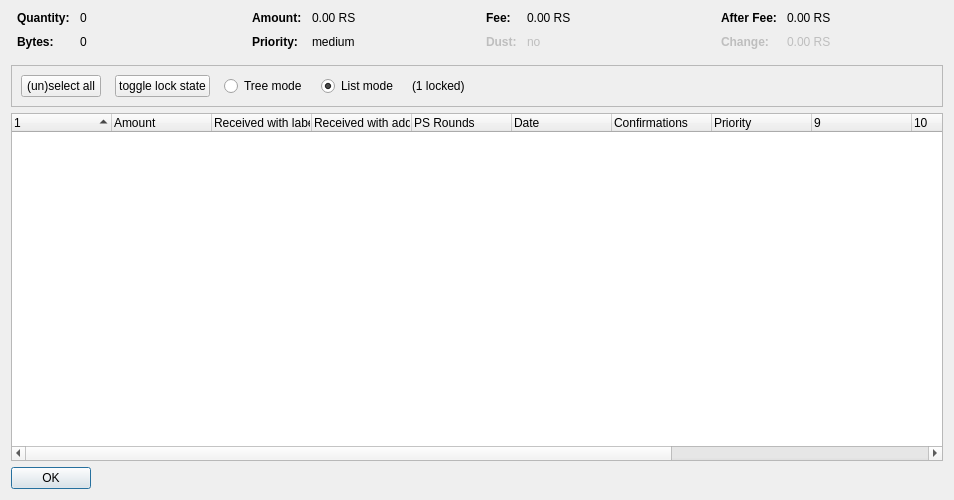
<?xml version="1.0" encoding="UTF-8"?>
<ui version="4.0">
 <class>CoinControlDialog</class>
 <widget class="QDialog" name="CoinControlDialog">
  <property name="geometry">
   <rect>
    <x>0</x>
    <y>0</y>
    <width>954</width>
    <height>500</height>
   </rect>
  </property>
  <property name="windowTitle">
   <string>Coin Selection</string>
  </property>
  <layout class="QVBoxLayout" name="verticalLayout">
   <item>
    <layout class="QHBoxLayout" name="horizontalLayoutTop" stretch="0,0,0,0">
     <property name="topMargin">
      <number>0</number>
     </property>
     <property name="bottomMargin">
      <number>10</number>
     </property>
     <item>
      <layout class="QFormLayout" name="formLayoutCoinControl1">
       <property name="horizontalSpacing">
        <number>10</number>
       </property>
       <property name="verticalSpacing">
        <number>10</number>
       </property>
       <property name="leftMargin">
        <number>6</number>
       </property>
       <property name="rightMargin">
        <number>6</number>
       </property>
       <item row="0" column="0">
        <widget class="QLabel" name="labelCoinControlQuantityText">
         <property name="font">
          <font>
           <weight>75</weight>
           <bold>true</bold>
          </font>
         </property>
         <property name="text">
          <string>Quantity:</string>
         </property>
        </widget>
       </item>
       <item row="0" column="1">
        <widget class="QLabel" name="labelCoinControlQuantity">
         <property name="cursor">
          <cursorShape>IBeamCursor</cursorShape>
         </property>
         <property name="contextMenuPolicy">
          <enum>Qt::ActionsContextMenu</enum>
         </property>
         <property name="text">
          <string notr="true">0</string>
         </property>
         <property name="textInteractionFlags">
          <set>Qt::LinksAccessibleByMouse|Qt::TextSelectableByKeyboard|Qt::TextSelectableByMouse</set>
         </property>
        </widget>
       </item>
       <item row="1" column="0">
        <widget class="QLabel" name="labelCoinControlBytesText">
         <property name="font">
          <font>
           <weight>75</weight>
           <bold>true</bold>
          </font>
         </property>
         <property name="text">
          <string>Bytes:</string>
         </property>
        </widget>
       </item>
       <item row="1" column="1">
        <widget class="QLabel" name="labelCoinControlBytes">
         <property name="cursor">
          <cursorShape>IBeamCursor</cursorShape>
         </property>
         <property name="contextMenuPolicy">
          <enum>Qt::ActionsContextMenu</enum>
         </property>
         <property name="text">
          <string notr="true">0</string>
         </property>
         <property name="textInteractionFlags">
          <set>Qt::LinksAccessibleByMouse|Qt::TextSelectableByKeyboard|Qt::TextSelectableByMouse</set>
         </property>
        </widget>
       </item>
      </layout>
     </item>
     <item>
      <layout class="QFormLayout" name="formLayoutCoinControl2">
       <property name="horizontalSpacing">
        <number>10</number>
       </property>
       <property name="verticalSpacing">
        <number>10</number>
       </property>
       <property name="leftMargin">
        <number>6</number>
       </property>
       <property name="rightMargin">
        <number>6</number>
       </property>
       <item row="0" column="0">
        <widget class="QLabel" name="labelCoinControlAmountText">
         <property name="font">
          <font>
           <weight>75</weight>
           <bold>true</bold>
          </font>
         </property>
         <property name="text">
          <string>Amount:</string>
         </property>
        </widget>
       </item>
       <item row="0" column="1">
        <widget class="QLabel" name="labelCoinControlAmount">
         <property name="cursor">
          <cursorShape>IBeamCursor</cursorShape>
         </property>
         <property name="contextMenuPolicy">
          <enum>Qt::ActionsContextMenu</enum>
         </property>
         <property name="text">
          <string notr="true">0.00 RS</string>
         </property>
         <property name="textInteractionFlags">
          <set>Qt::LinksAccessibleByMouse|Qt::TextSelectableByKeyboard|Qt::TextSelectableByMouse</set>
         </property>
        </widget>
       </item>
       <item row="1" column="0">
        <widget class="QLabel" name="labelCoinControlPriorityText">
         <property name="font">
          <font>
           <weight>75</weight>
           <bold>true</bold>
          </font>
         </property>
         <property name="text">
          <string>Priority:</string>
         </property>
        </widget>
       </item>
       <item row="1" column="1">
        <widget class="QLabel" name="labelCoinControlPriority">
         <property name="cursor">
          <cursorShape>IBeamCursor</cursorShape>
         </property>
         <property name="contextMenuPolicy">
          <enum>Qt::ActionsContextMenu</enum>
         </property>
         <property name="text">
          <string>medium</string>
         </property>
         <property name="textInteractionFlags">
          <set>Qt::LinksAccessibleByMouse|Qt::TextSelectableByKeyboard|Qt::TextSelectableByMouse</set>
         </property>
        </widget>
       </item>
      </layout>
     </item>
     <item>
      <layout class="QFormLayout" name="formLayoutCoinControl3">
       <property name="horizontalSpacing">
        <number>10</number>
       </property>
       <property name="verticalSpacing">
        <number>10</number>
       </property>
       <property name="leftMargin">
        <number>6</number>
       </property>
       <property name="rightMargin">
        <number>6</number>
       </property>
       <item row="0" column="0">
        <widget class="QLabel" name="labelCoinControlFeeText">
         <property name="font">
          <font>
           <weight>75</weight>
           <bold>true</bold>
          </font>
         </property>
         <property name="text">
          <string>Fee:</string>
         </property>
        </widget>
       </item>
       <item row="0" column="1">
        <widget class="QLabel" name="labelCoinControlFee">
         <property name="cursor">
          <cursorShape>IBeamCursor</cursorShape>
         </property>
         <property name="contextMenuPolicy">
          <enum>Qt::ActionsContextMenu</enum>
         </property>
         <property name="text">
          <string notr="true">0.00 RS</string>
         </property>
         <property name="textInteractionFlags">
          <set>Qt::LinksAccessibleByMouse|Qt::TextSelectableByKeyboard|Qt::TextSelectableByMouse</set>
         </property>
        </widget>
       </item>
       <item row="1" column="0">
        <widget class="QLabel" name="labelCoinControlLowOutputText">
         <property name="enabled">
          <bool>false</bool>
         </property>
         <property name="font">
          <font>
           <weight>75</weight>
           <bold>true</bold>
          </font>
         </property>
         <property name="text">
          <string>Dust:</string>
         </property>
        </widget>
       </item>
       <item row="1" column="1">
        <widget class="QLabel" name="labelCoinControlLowOutput">
         <property name="enabled">
          <bool>false</bool>
         </property>
         <property name="cursor">
          <cursorShape>IBeamCursor</cursorShape>
         </property>
         <property name="contextMenuPolicy">
          <enum>Qt::ActionsContextMenu</enum>
         </property>
         <property name="text">
          <string>no</string>
         </property>
         <property name="textInteractionFlags">
          <set>Qt::LinksAccessibleByMouse|Qt::TextSelectableByKeyboard|Qt::TextSelectableByMouse</set>
         </property>
        </widget>
       </item>
      </layout>
     </item>
     <item>
      <layout class="QFormLayout" name="formLayoutCoinControl4">
       <property name="horizontalSpacing">
        <number>10</number>
       </property>
       <property name="verticalSpacing">
        <number>10</number>
       </property>
       <property name="leftMargin">
        <number>6</number>
       </property>
       <property name="rightMargin">
        <number>6</number>
       </property>
       <item row="0" column="0">
        <widget class="QLabel" name="labelCoinControlAfterFeeText">
         <property name="font">
          <font>
           <weight>75</weight>
           <bold>true</bold>
          </font>
         </property>
         <property name="text">
          <string>After Fee:</string>
         </property>
        </widget>
       </item>
       <item row="0" column="1">
        <widget class="QLabel" name="labelCoinControlAfterFee">
         <property name="cursor">
          <cursorShape>IBeamCursor</cursorShape>
         </property>
         <property name="contextMenuPolicy">
          <enum>Qt::ActionsContextMenu</enum>
         </property>
         <property name="text">
          <string notr="true">0.00 RS</string>
         </property>
         <property name="textInteractionFlags">
          <set>Qt::LinksAccessibleByMouse|Qt::TextSelectableByKeyboard|Qt::TextSelectableByMouse</set>
         </property>
        </widget>
       </item>
       <item row="1" column="0">
        <widget class="QLabel" name="labelCoinControlChangeText">
         <property name="enabled">
          <bool>false</bool>
         </property>
         <property name="font">
          <font>
           <weight>75</weight>
           <bold>true</bold>
          </font>
         </property>
         <property name="text">
          <string>Change:</string>
         </property>
        </widget>
       </item>
       <item row="1" column="1">
        <widget class="QLabel" name="labelCoinControlChange">
         <property name="enabled">
          <bool>false</bool>
         </property>
         <property name="cursor">
          <cursorShape>IBeamCursor</cursorShape>
         </property>
         <property name="contextMenuPolicy">
          <enum>Qt::ActionsContextMenu</enum>
         </property>
         <property name="text">
          <string notr="true">0.00 RS</string>
         </property>
         <property name="textInteractionFlags">
          <set>Qt::LinksAccessibleByMouse|Qt::TextSelectableByKeyboard|Qt::TextSelectableByMouse</set>
         </property>
        </widget>
       </item>
      </layout>
     </item>
    </layout>
   </item>
   <item>
    <widget class="QFrame" name="frame">
     <property name="minimumSize">
      <size>
       <width>0</width>
       <height>40</height>
      </size>
     </property>
     <property name="frameShape">
      <enum>QFrame::StyledPanel</enum>
     </property>
     <property name="frameShadow">
      <enum>QFrame::Sunken</enum>
     </property>
     <layout class="QHBoxLayout" name="horizontalLayout">
      <item>
       <layout class="QHBoxLayout" name="horizontalLayoutPanel" stretch="0,0,0,0,0,0">
        <property name="spacing">
         <number>14</number>
        </property>
        <item>
         <widget class="QPushButton" name="pushButtonSelectAll">
          <property name="sizePolicy">
           <sizepolicy hsizetype="Maximum" vsizetype="Fixed">
            <horstretch>0</horstretch>
            <verstretch>0</verstretch>
           </sizepolicy>
          </property>
          <property name="text">
           <string>(un)select all</string>
          </property>
          <property name="autoDefault">
           <bool>false</bool>
          </property>
         </widget>
        </item>
        <item>
         <widget class="QPushButton" name="pushButtonToggleLock">
          <property name="sizePolicy">
           <sizepolicy hsizetype="Maximum" vsizetype="Fixed">
            <horstretch>0</horstretch>
            <verstretch>0</verstretch>
           </sizepolicy>
          </property>
          <property name="text">
           <string>toggle lock state</string>
          </property>
          <property name="autoDefault">
           <bool>false</bool>
          </property>
         </widget>
        </item>
        <item>
         <widget class="QRadioButton" name="radioTreeMode">
          <property name="sizePolicy">
           <sizepolicy hsizetype="Maximum" vsizetype="Fixed">
            <horstretch>0</horstretch>
            <verstretch>0</verstretch>
           </sizepolicy>
          </property>
          <property name="text">
           <string>Tree mode</string>
          </property>
         </widget>
        </item>
        <item>
         <widget class="QRadioButton" name="radioListMode">
          <property name="sizePolicy">
           <sizepolicy hsizetype="Maximum" vsizetype="Fixed">
            <horstretch>0</horstretch>
            <verstretch>0</verstretch>
           </sizepolicy>
          </property>
          <property name="text">
           <string>List mode</string>
          </property>
          <property name="checked">
           <bool>true</bool>
          </property>
         </widget>
        </item>
        <item>
         <widget class="QLabel" name="labelLocked">
          <property name="text">
           <string>(1 locked)</string>
          </property>
         </widget>
        </item>
        <item>
         <spacer name="horizontalSpacer">
          <property name="orientation">
           <enum>Qt::Horizontal</enum>
          </property>
          <property name="sizeHint" stdset="0">
           <size>
            <width>40</width>
            <height>20</height>
           </size>
          </property>
         </spacer>
        </item>
       </layout>
      </item>
     </layout>
    </widget>
   </item>
   <item>
    <widget class="CoinControlTreeWidget" name="treeWidget">
     <property name="contextMenuPolicy">
      <enum>Qt::CustomContextMenu</enum>
     </property>
     <property name="sortingEnabled">
      <bool>false</bool>
     </property>
     <property name="columnCount">
      <number>13</number>
     </property>
     <attribute name="headerShowSortIndicator" stdset="0">
      <bool>true</bool>
     </attribute>
     <attribute name="headerStretchLastSection">
      <bool>false</bool>
     </attribute>
     <column>
      <property name="text">
       <string/>
      </property>
     </column>
     <column>
      <property name="text">
       <string>Amount</string>
      </property>
     </column>
     <column>
      <property name="text">
       <string>Received with label</string>
      </property>
     </column>
     <column>
      <property name="text">
       <string>Received with address</string>
      </property>
     </column>
     <column>
      <property name="text">
       <string>PS Rounds</string>
      </property>
     </column>
     <column>
      <property name="text">
       <string>Date</string>
      </property>
     </column>
     <column>
      <property name="text">
       <string>Confirmations</string>
      </property>
      <property name="toolTip">
       <string>Confirmed</string>
      </property>
     </column>
     <column>
      <property name="text">
       <string>Priority</string>
      </property>
     </column>
     <column>
      <property name="text">
       <string/>
      </property>
     </column>
     <column>
      <property name="text">
       <string/>
      </property>
     </column>
     <column>
      <property name="text">
       <string/>
      </property>
     </column>
     <column>
      <property name="text">
       <string/>
      </property>
     </column>
     <column>
      <property name="text">
       <string/>
      </property>
     </column>
    </widget>
   </item>
   <item>
    <widget class="QDialogButtonBox" name="buttonBox">
     <property name="sizePolicy">
      <sizepolicy hsizetype="Maximum" vsizetype="Fixed">
       <horstretch>0</horstretch>
       <verstretch>0</verstretch>
      </sizepolicy>
     </property>
     <property name="orientation">
      <enum>Qt::Horizontal</enum>
     </property>
     <property name="standardButtons">
      <set>QDialogButtonBox::Ok</set>
     </property>
    </widget>
   </item>
  </layout>
 </widget>
 <customwidgets>
  <customwidget>
   <class>CoinControlTreeWidget</class>
   <extends>QTreeWidget</extends>
   <header>coincontroltreewidget.h</header>
  </customwidget>
 </customwidgets>
 <resources/>
 <connections/>
</ui>
